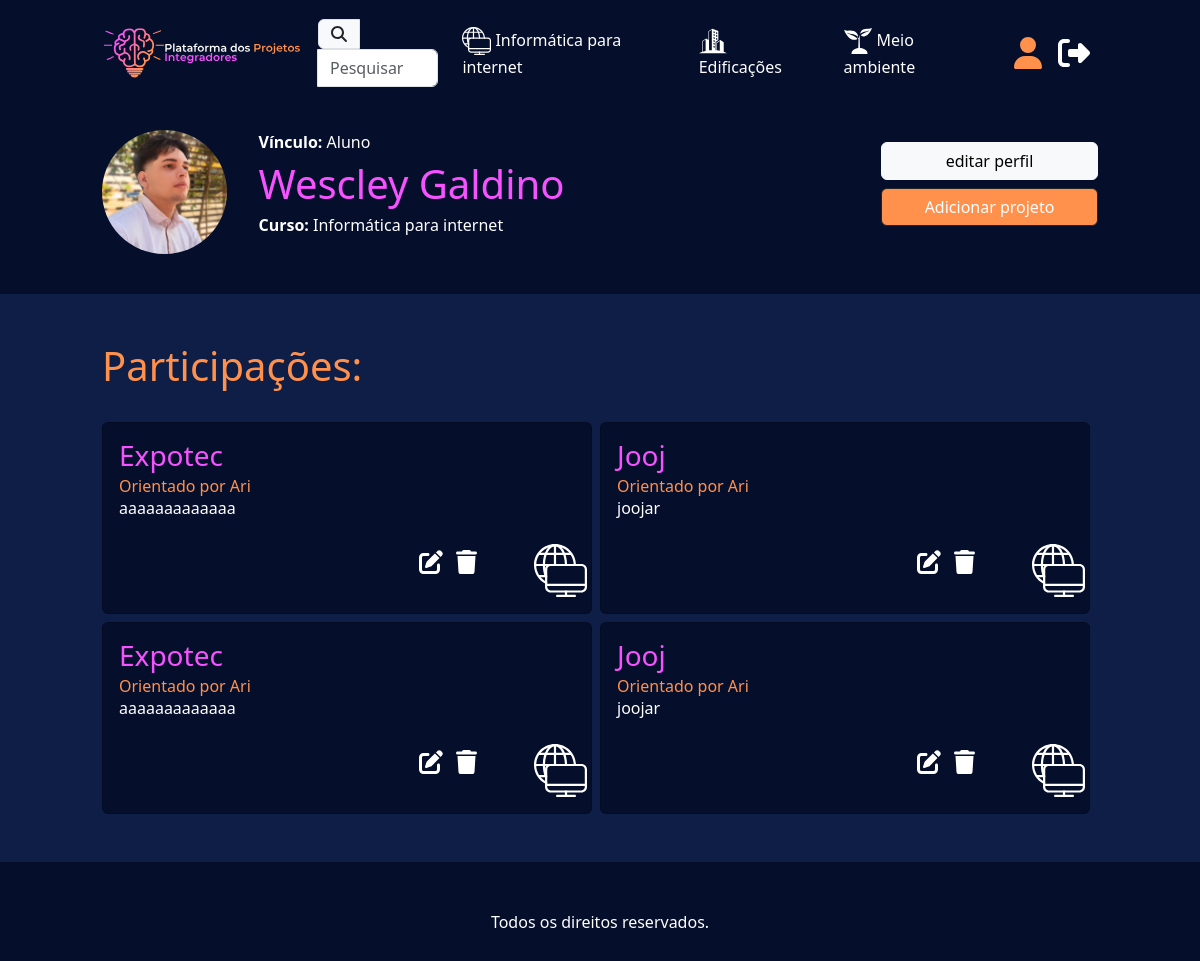
Page /perfil/ (signed in) on the committed database.
### users/models.py (models this page shows, shortened)
class Curso(models.Model):
    titulo = models.CharField(max_length=50)
    logo = models.FileField(blank=True)
    def __str__(self):
        return self.titulo

class Profile(models.Model):
    user = models.OneToOneField(User, on_delete=models.CASCADE, related_name="profile")
    avatar = models.ImageField(blank=True, null=True)
    primeiro_nome = models.CharField(max_length=50, blank=True)
    ultimo_sobrenome = models.CharField(max_length=50, blank=True)

class User(AbstractUser):
    vinculo = models.ForeignKey(Vinculo, on_delete=models.CASCADE, null=True, blank=True)
    curso = models.ForeignKey(Curso, on_delete=models.CASCADE, null=True)

class Vinculo(models.Model):
    vinculo = models.CharField(max_length=50, default="Indefinido")
    def __str__(self):
        return self.vinculo

### ppi/models.py (models this page shows, shortened)
class Projeto(models.Model):
    titulo = models.CharField(max_length=80)
    resumo = models.TextField(max_length=150)
    objetivo = models.TextField(max_length=2000)
    capa = models.ImageField('media/')
    pdf = models.FileField(blank=True, null=True)
    imagens = models.ImageField(blank=True, null=True,)
    palavras_chave = models.CharField(max_length=200, blank=True, null=True)
    curso = models.ForeignKey(Curso,on_delete=models.CASCADE, related_name="projetos")
    componentes = models.ManyToManyField(Profile, related_name="projetos", blank=True)
    criado_em = models.DateTimeField(auto_now_add=True,null=True)

### users/views.py (the view)
# urls.py: path("perfil/", views.verperfil, name = "verperfil"),
@login_required
def verperfil(request):
    profile = get_object_or_404(Profile, user=request.user)
    post = Projeto.objects.all()
    context = {
        "projetos" : post,
        "range" : range(2),
        "profile": profile,
    }
    return render (request, "verperfil.html", context)

### ppi/context_processors.py (called while the page is built)
def cursos(request):
    return {
        "cursos" : Curso.objects.all,
    }

### users/templates/verperfil.html (shortened to what this page needs)
{% extends "base.html" %}
{% load static %}
{% block conteudo %}
<div class="container custom-container mb-3 py-4">
    <div class="row g-0">
        <div class= "col-md-9 col-lg-9 col-sm-8">
            <div class = "row g-0">
                <div class= "col-sm-4 col-md-2 col-lg-2 my-auto">
                    {% if profile.avatar %}
                    <img src="{{ profile.avatar.url }}" class="rounded-circle w-100" alt="{{ profile.user.username }}">
                    {% endif %}
                </div>
                <div class= "col-sm-8 col-md-10 col-lg-10 my-auto">
                    <ul>
                        <h6 class="text-left text-white fw-bold">Vínculo: <b class="fw-normal">{{ profile.user.vinculo }}</b></h6>
                        <h1 class="text-left roxinho">{{ profile.primeiro_nome }} {{ profile.ultimo_sobrenome }}</h1>
                        <h6 class="text-left text-white fw-bold">Curso: <b class="text-white fw-normal">{{ profile.user.curso }}</b></h6>
                    </ul>
                </div>
            </div>
        </div>
        <div class= "col-md-3 col-lg-3 col-sm-4 my-auto">
            <ul class="w-100">
                <a href="{% url 'editarperfil' %}">
                    <button class= "btn w-100 btn-light my-1">
                        editar perfil
                    </button>
                </a>
                <a href="{% url 'form_post' %}">
                    <button class= "btn w-100 btn-dark fundo-laranja my-1">
                        Adicionar projeto
                    </button>
                </a>
            </ul>
        </div>
    </div>
</div>
<div class="container-fluid blueback py-5">
    <div class= "container custom-container">
        <h1 class="laranja text-left pb-4">
            Participações:
        </h1>
        <div class="row g-2 w-100 d-flex justify-content-center">
        {% for x in range %}
        {% for projeto in profile.projetos.all %}
            <div class="col-md-6 col-sm-12">
                <div class="card h-100" style="background-color: rgb(5, 14, 43); min-height: 12em;">
                    <div class="row h-100">
                        <div class="col-10">
                            <a href="{% url 'post' projeto.id %}" class="text-decoration-none">
                                <div class="card-body d-flex flex-column h-100">
                                    <h3 class="card-title roxinho">{{ projeto.titulo }}</h3>
                                    <h6 class="card-subtitle laranja">Orientado por Ari</h6>
                                    <p class="card-title text-white mb-3">{{ projeto.objetivo }}</p>
                                    <ul class="mt-auto d-flex align-items-center mt-auto ms-auto">
                                        <a href="{% url 'editar_projeto' projeto.id %}" class="text-decoration-none m-0">
                                            <i class="fa-solid fa-pen-to-square text-white fa-xl"></i>
                                        </a>
                                        <form class="delete-form" data-id={{ projeto.id }} action="{% url 'excluir_projeto' projeto.id %}" method="POST">
                                            <button type="button" class="btn delete-btn">
                                                <i class="fa-solid fa-trash text-white fa-xl"></i>
                                            </button>
                                        </form>
                                    </ul>
                                </div>
                            </a>
                        </div>
                        <div class="card-body col-2 d-flex align-items-end">
                            <img src="{{ projeto.curso.logo.url }}" alt="projeto.curso.titulo" class="mw-100">
                        </div>
                    </div>
                </div>
            </div>
        {% endfor %}
        {% endfor %}
        </div>
    </div>
</div>
{% endblock conteudo %}

### ppi/templates/base.html (shortened to what this page needs)
{% load static %}
<!doctype html>
<html lang="pt-br">
  <head>
    <link href="https://cdn.jsdelivr.net/npm/select2@4.1.0-rc.0/dist/css/select2.min.css" rel="stylesheet" />
    <link href="https://cdn.jsdelivr.net/npm/bootstrap@5.3.3/dist/css/bootstrap.min.css" rel="stylesheet">
    <link rel="stylesheet" href="{% static 'style.css' %}">
  </head>
  <body style="background-color: rgb(5, 14, 43);">
    <nav class="navbar navbar-expand-lg">
      <div class="container custom-container">
          <a class="navbar-brand" href="{% url 'index' %}">
              <img src="{% static 'imgs/logotopo.svg' %}" alt="Logo" style="max-height: 80px;">
          </a>
          <div class="collapse navbar-collapse" id="navbarSupportedContent">
              <ul class="navbar-nav mb-2 mb-lg-0 ms-auto d-flex align-items-center">
                {% if request.path == "/pesquisar/" %}
                <form
                    method="GET"
                    class="d-flex justify-content-center"
                    onsubmit="return redirectToSearchPage();"
                >
                <div class="input-group">
                  <span class="input-group-text" id="basic-addon1">
                    <i class="fa-solid fa-magnifying-glass text-dark"></i>
                  </span>
                  <input type="text" id="pesquisar" class="form-control search-bar" placeholder="Pesquisar" aria-describedby="basic-addon1">
                </div>
                </form>
                {% else %}
                <a class="text-decoration-none" href="{% url 'pesquisar' %}">
                  <div class="input-group">
                    <span class="input-group-text" id="basic-addon1">
                      <i class="fa-solid fa-magnifying-glass text-dark"></i>
                    </span>
                    <input type="text" id="pesquisarstatic" class="form-control search-bar" placeholder="Pesquisar" aria-describedby="basic-addon1" readonly>
                  </div>
                </a>
                {% endif %}
                  {% for curso in cursos %}
                  <li class="nav-item mx-3">
                      <a class="text-white nav-link" href="{% url 'projetos' curso.id %}">
                          <img src="{{ curso.logo.url }}" style="max-width: 1.8rem;" alt="{{curso.titulo}}">
                          {{ curso.titulo }}
                      </a>
                  </li>
                  {% endfor %}
                  {% if user.is_authenticated %}
                  <li class="nav-item ms-3">
                      <a class="nav-link" href="{% url 'verperfil' %}">
                        <i class="fa-solid fa-user fa-2xl laranja"></i>
                      </a>
                  </li>
                  <form method="post" action="{% url 'logout' %}">
                    <li class="nav-item">
                      <button type="submit" class="nav-link text-white">
                        <i class="fa-solid fa-2xl fa-right-from-bracket"></i>
                      </button>
                    </li>
                  </form>
                  {% else %}
                  <li class="nav-item ms-3">
                      <a class="nav-link" href="{% url 'login' %}">
                        <i class="fa-solid fa-user fa-2xl laranja"></i>
                      </a>
                  </li>
                  {% endif %}
              </ul>
          </div>
      </div>
    </nav>
    {% block conteudo %}
    {% endblock conteudo %}
    <footer class="py-5 text-center text-white">
      Todos os direitos reservados.
    </footer>
  </body>
</html>

### ppi/static/style.css (style rules this page uses)
.roxinho { color: rgb(246, 82, 255); text-decoration: none; }
.laranja { color: rgb(255, 145, 77); text-decoration: none; }
.fundo-laranja { background-color: rgb(255, 145, 77); }
.blueback { background-color: rgb(14, 30, 70); }
.custom-container { max-width: 85vw; width: 100%; }
input::placeholder, textarea::placeholder { color: #ffffff; }
input, textarea, select { border: none; }
#pesquisarstatic { width: 100px; }

### rows in the picture
Curso: logo (picture), titulo "Informática para internet"
Curso: logo (picture), titulo "Edificações"
Curso: logo (picture), titulo "Meio ambiente"
Profile: avatar (picture), user.vinculo "Aluno", primeiro_nome "Wescley", ultimo_sobrenome "Galdino", user.curso "Informática para internet"
Projeto: titulo "Expotec", objetivo "aaaaaaaaaaaaa", curso.logo (picture)
Projeto: titulo "Jooj", objetivo "joojar", curso.logo (picture)
